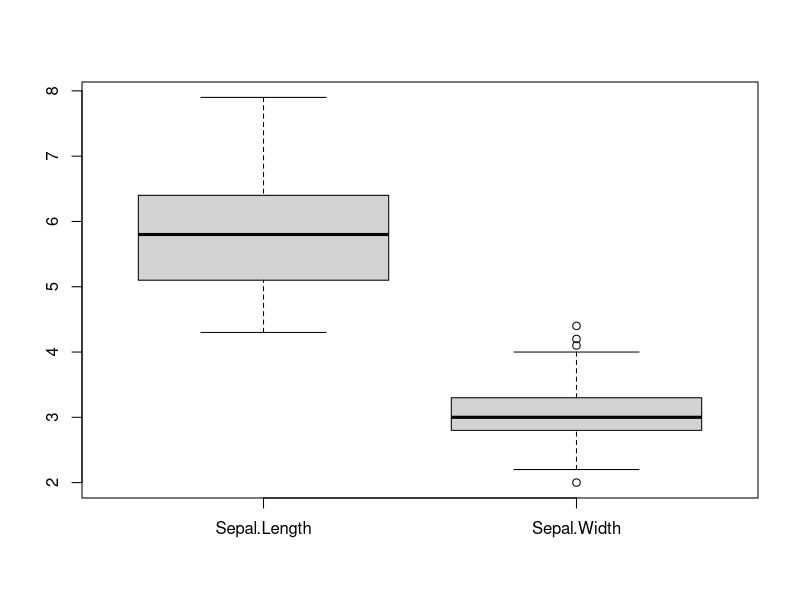

The R source for this figure:
##load iris data
data(iris)
##save pdf of boxplot of Sepal Length and Sepal Width (the first two columns)
pdf("iris-boxplots.pdf")
boxplot(iris[,1:2], "Sepal Properties of Iris Dataset")
dev.off()

